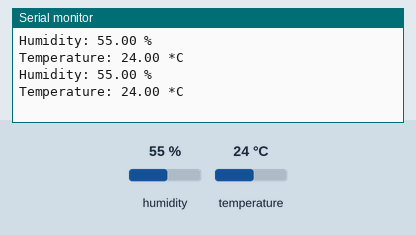
This sketch was run on a simulated ESP32. Parts: the last lines printed to the serial monitor. Inputs (shaded band) come from the test bench; at power-on: humidity 55 %, temperature 24 °C. WiFi joins after 1.5 s; servers stay silent unless stated.

Above: at 3.0 s.
3.1 s: humidity set to 22 %
At 4.4 s:
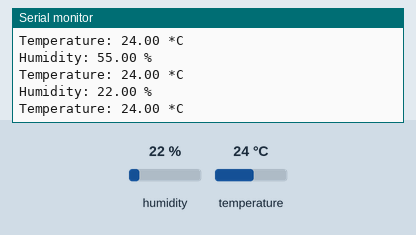
4.6 s: temperature set to 12 °C
6.1 s: humidity set to 40 %
At 6.1 s:
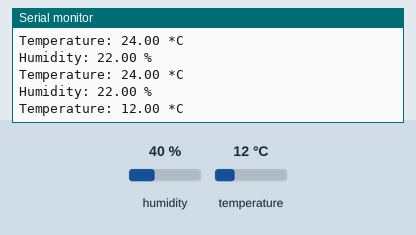
Timing chart, 0 to 9.1 s (numbered marks = the images above; inputs shaded):
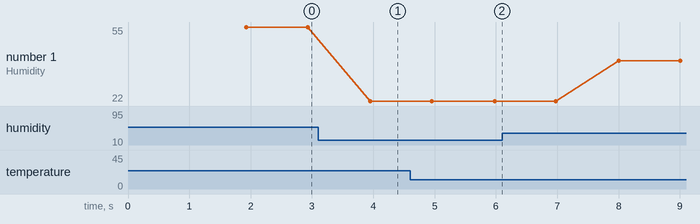

The sketch:

DHT11_IOT.ino
```cpp
#include <WiFi.h>
#include <BlynkSimpleEsp32.h>

#define BLYNK_TEMPLATE_ID "TMPLyRzdoEYC"
#define BLYNK_DEVICE_NAME "ultrasonik"
#define BLYNK_AUTH_TOKEN "YX7PN5gWFxx0s58WmMj9Nimoru3kXEoE"
#define BLYNK_PRINT Serial

char auth[] = BLYNK_AUTH_TOKEN;
char ssid[] = "Mii";
char pass[] = "aa123456";

BlynkTimer timer;

#include "DHT.h"            // Inisiasi library DHT11
#define DHTPIN 23           // Buat variabel DHTPIN, mengarah pada pin
#define DHTTYPE DHT11       // Tentukan tipe DHT menjadi DHT11
DHT dht(DHTPIN, DHTTYPE);   // Buat objek dht

void setup() {
  Serial.begin(9600);      // Buka komunikasi serial pada baudrate 9600
  dht.begin();             // Inisiasi objek dht
  Blynk.begin(auth, ssid, pass, "blynk.cloud", 80);

  timer.setInterval(100L, dht11);
}

void loop() {
  Blynk.run();
  timer.run();
//
//  float hum = dht.readHumidity();      // Baca kelembapan
//  float temp = dht.readTemperature();  // Baca temperatur
//  if (isnan(hum) || isnan(temp)) {     // Cek jika sensor error
//      Serial.println("Gagal Membaca DHT sensor!");
//      return;
//  }
//  Serial.println("Humidity: " + (String)hum + " %");       // Print kelembapan (%)
//  Serial.println("Temperature: " + (String)temp + " *C");  // Print temperatur (*C)
//  delay(1000);
}

void dht11(){
  float hum = dht.readHumidity();      // Baca kelembapan
  float temp = dht.readTemperature();  // Baca temperatur
  if (isnan(hum) || isnan(temp)) {     // Cek jika sensor error
      Serial.println("Gagal Membaca DHT sensor!");
      return;
  }
  Serial.println("Humidity: " + (String)hum + " %");       // Print kelembapan (%)
  Serial.println("Temperature: " + (String)temp + " *C");  // Print temperatur (*C)
  delay(1000);

  Blynk.virtualWrite(V1, hum);
  Blynk.virtualWrite(V2, temp);
}
```

Measured:
- after the input at 3.1 s, the serial monitor: prints a new line after 0.85 s (image 1)
- plotted number 1: 55 → 22 after the input at 3.1 s, 22 → 40 after the input at 6.1 s
